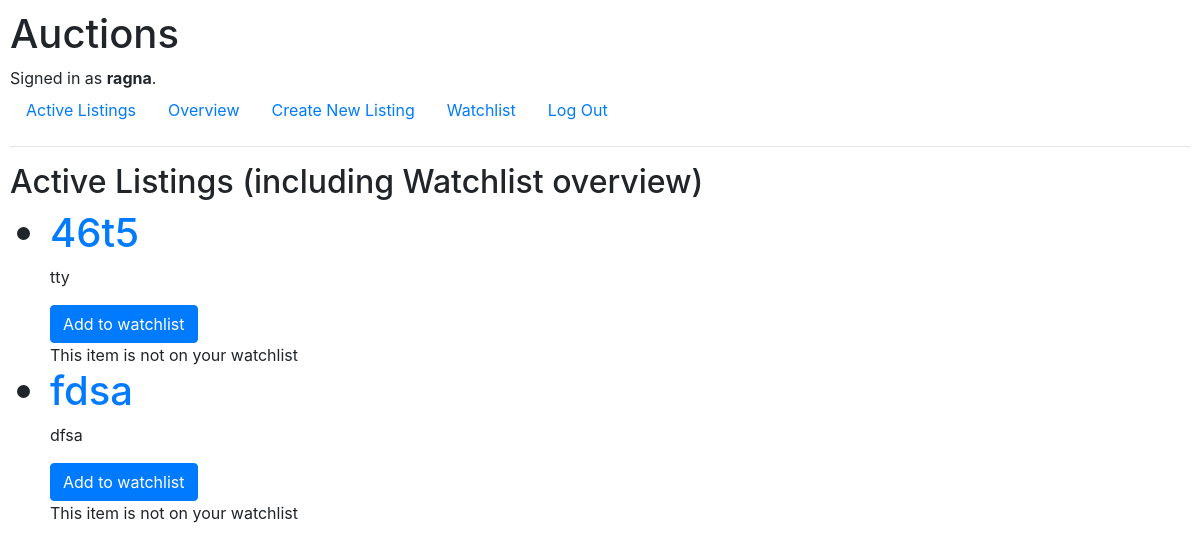
Screenshot of /watchmany (signed in) with the database file from the repository.
### auctions/models.py (models this page shows, shortened)
class User(AbstractUser):
    wishlisted = models.ManyToManyField(Auction_Listings)

class Auction_Listings(models.Model):
    title = models.CharField(max_length=200)
    description = models.CharField(max_length=20000)
    starting_bid = models.PositiveIntegerField()
    image_file = models.ImageField(upload_to='images', blank=True)
    image_url = models.URLField(max_length=200, blank=True)
    quantity = models.PositiveIntegerField(null=True, blank=True)
    CATEGORIES = (
        ('LAP', 'Laptop'),
        ('CON', 'Console'),
        ('GAD', 'Gadget'),
        ('GAM', 'Game'),
        ('TEL', 'TV'),
        ('FAS', 'Fashion'),
        ('TOY', 'Toys'),
        ('ELE', 'Electronics'),
        ('HOM', 'Home')
       )
    category = models.CharField(
        max_length=45,
        choices=CATEGORIES
    )
    date_posted = models.DateTimeField(auto_now_add=True, blank=True)
    class Meta:
        ordering = ['title']

### auctions/views.py (the view)
# urls.py: path("watchmany", views.watchmany, name="watchmany"),
@login_required
def watchmany(request):
    listings = Auction_Listings.objects.all()
    logged_in_user = User.objects.get(id=request.user.id)
    all_wish = logged_in_user.wishlisted.all()
    return render(request, "auctions/watchmany.html", {
                                                "listings":listings,
                                                "all_wish": all_wish
                                                })

### auctions/templates/auctions/watchmany.html (shortened to what this page needs)
{% extends "auctions/layout.html" %}
{% block body %}
    <h2>Active Listings (including Watchlist overview)</h2>
    <ul>
    {% for listing in listings %}
    <h1> <li> <a href="{% url 'detail' listing.id %}"> {{ listing.title }} </a></li></h1>
    <p> {{ listing.description }} </p>
    <h2> {{ listing.startin_bid }} </h3>
    {% if listing in all_wish %}
    <form action="{% url 'remove_watch' listing.id %}" method="post">
    {% csrf_token %}
    <input class="btn btn-secondary" type="submit" value="Remove from watchlist">
    </form>
    {% else %}
        <form action="{% url 'add_watch' listing.id %}" method="post">
        <input class="btn btn-primary" type="submit" value="Add to watchlist">
    </form>
    This item is not on your watchlist
    {% endif %}
    {% endfor %}
{% endblock %}

### auctions/templates/auctions/layout.html (shortened to what this page needs)
{% load static %}
<!DOCTYPE html>
<html lang="en">
    <head>
        <link rel="stylesheet" href="https://stackpath.bootstrapcdn.com/bootstrap/4.4.1/css/bootstrap.min.css">
        <link href="{% static 'auctions/styles.css' %}" rel="stylesheet">
    </head>
    <body>
        <h1>Auctions</h1>
        <div>
            {% if user.is_authenticated %}
                Signed in as <strong>{{ user.username }}</strong>.
            {% else %}
                Not signed in.
            {% endif %}
        </div>
        <ul class="nav">
            <li class="nav-item">
                <a class="nav-link" href="{% url 'index' %}">Active Listings</a>
            </li>
            {% if user.is_authenticated %}
                <li class="nav-item">
                    <a class="nav-link" href="{% url 'watchmany' %}">Overview</a>
                </li>
                <li class="nav-item">
                    <a class="nav-link" href="{% url 'create' %}">Create New Listing</a>
                </li>
                <li class="nav-item">
                    <a class="nav-link" href="{% url 'watchlist' %}">Watchlist</a>
                </li>
                <li class="nav-item">
                    <a class="nav-link" href="{% url 'logout' %}">Log Out</a>
                </li>
            {% endif %}
        </ul>
        <hr>
        {% block body %}
        {% endblock %}
    </body>
</html>

### auctions/static/auctions/styles.css (style rules this page uses)
body { padding: 10px; }

### rows the page displays
User: username "ragna"
Auction_Listings: title "46t5", description "tty"
Auction_Listings: title "fdsa", description "dfsa"
